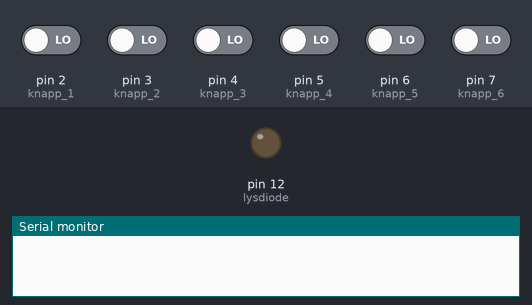
A sketch run on a simulated Arduino Uno, built with avr-gcc and run on an emulated ATmega328P. Parts: output pins drawn as LEDs (lit = HIGH), the last lines printed to the serial monitor. The inputs (shaded band) are chosen by the test bench; at power-on: pin 2 (knapp_1), pin 3 (knapp_2), pin 4 (knapp_3), pin 5 (knapp_4), pin 6 (knapp_5), pin 7 (knapp_6) LOW.

Above: at 1.2 s.
1.3 s: pin 2 (knapp_1) driven HIGH
3.4 s: pin 3 (knapp_2) driven HIGH
5.5 s: pin 4 (knapp_3) driven HIGH
8.2 s: pin 6 (knapp_5) driven HIGH
At 10.3 s:
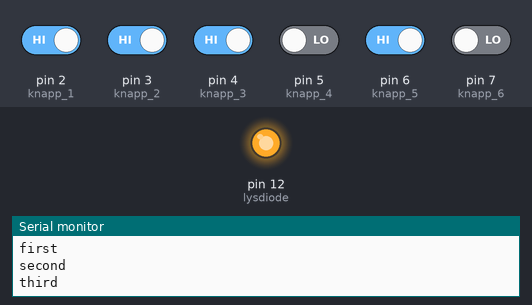
10.6 s: pin 6 (knapp_5) driven LOW
At 12.7 s:
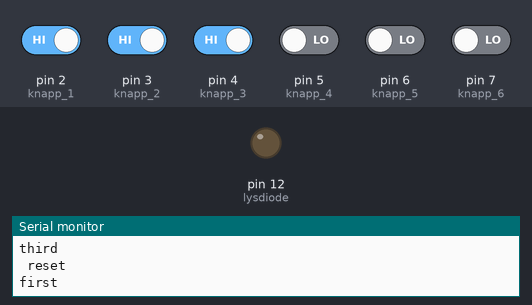
Timing chart, 0 to 14.2 s (numbered marks = the images above; inputs shaded):
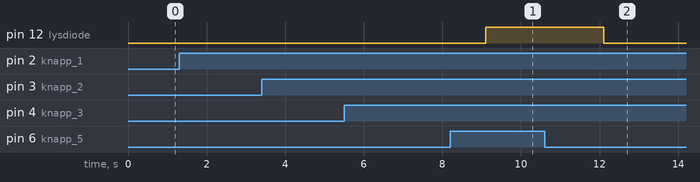

Measured:
- after the input at 8.2 s, pin 12 (lysdiode): LOW → HIGH after 0.90 s
- after the input at 10.6 s, pin 12 (lysdiode): goes on until 12.1 s, then stays LOW

The sketch:

Oppgave_16.ino
```cpp
byte button_press; //variabel for antall press på første knapp
byte button_press2; //variabel for antall press på andre knapp

void setup() {
  // put your setup code here, to run once:
  pinMode(2, INPUT); //knapp 1
  pinMode(3, INPUT); //knapp 2
  pinMode(4, INPUT); //knapp 3
  pinMode(5, INPUT); //knapp 4
  pinMode(6, INPUT); //knapp 5
  pinMode(7, INPUT); //knapp 6
  pinMode(12, OUTPUT); //lysdiode
  Serial.begin(9600);
}

void loop() {
  // put your main code here, to run repeatedly:
  if (digitalRead(2) == HIGH) { //sjekker om første knapp er trykket
    Serial.println("first");
    button_press += 1;
    delay(300);
  }

  else if (button_press > 1) { //hvis knappen blir trykket flere ganger resettes den
    button_press = 0;
  }

  if (digitalRead(4) == HIGH && button_press ==  1) { //sjekker om knapp 1 er trykket og knapp 2 er trykket
    Serial.println("second");
    button_press2 += 1;
    delay(300);
  }

  else if (button_press2 > 1) { //hvis knappen blir trykket flere ganger resettes den
    button_press2 = 0;
    button_press = 0;
  }

  if (digitalRead(6) == HIGH && button_press2 == 1) { //sjekker om knapp 1, 2 og tre har blitt trykket
    Serial.println("third");
    delay(300);
    digitalWrite(12, HIGH); //setter lysdiode HIGH
    delay(3000);
    digitalWrite(12, LOW); // setter lysdiode LOW
    button_press = 0; //resetter knapptrykkene
    button_press2 = 0;
  }

  if (digitalRead(7) == HIGH or digitalRead(5) == HIGH or digitalRead(3) == HIGH) { //resetter hvis noen andre knapper er trykket.
    Serial.println(" reset ");
    delay(300);
    button_press = 0;
    button_press2 = 0;
  }
}
```
